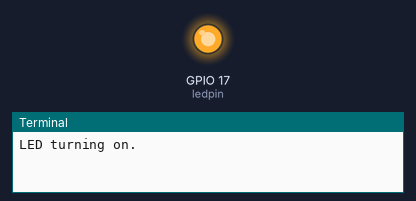
A program run on a simulated Raspberry Pi (BCM pin numbers). Parts: output pins drawn as LEDs (lit = HIGH), the last lines printed to the terminal. At 15.0 s the program stops and its outputs stay as they are.

Above: at 1.0 s.
At 5.5 s:
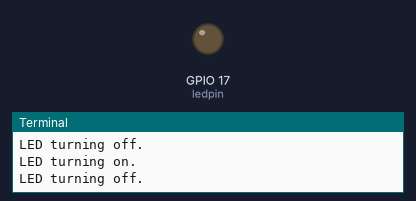
Timing chart, 0 to 6.9 s (numbered marks = the images above):
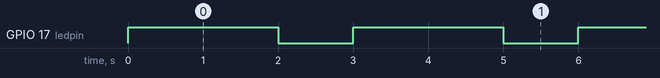

Measured:
- by itself, GPIO 17 (ledpin): alternates HIGH for 2.0 s and LOW for 1.0 s

The program:

gpio_control.py
```python
from gpiozero import LED
import time

ledpin = LED(17)


for i in range(5):
    print("LED turning on.")
    ledpin.on()
    time.sleep(2)
    print("LED turning off.")
    ledpin.off()
    time.sleep(1)
```
